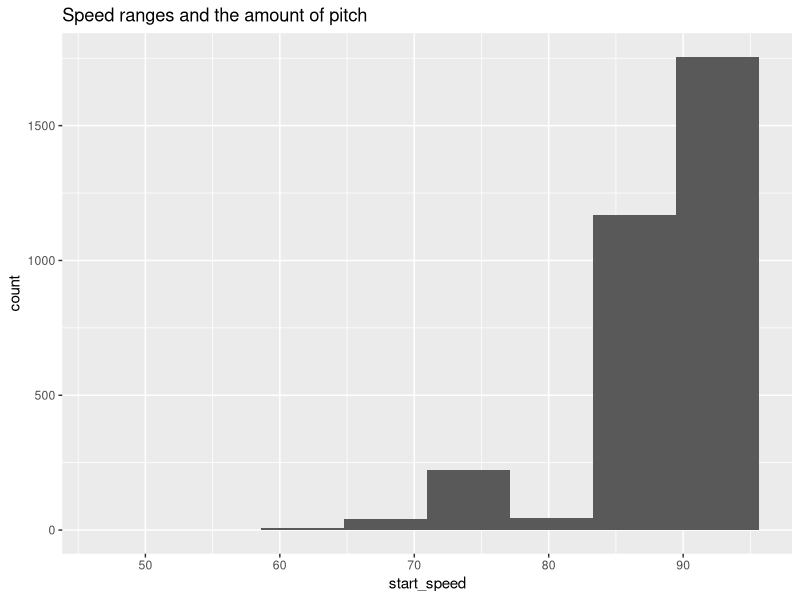
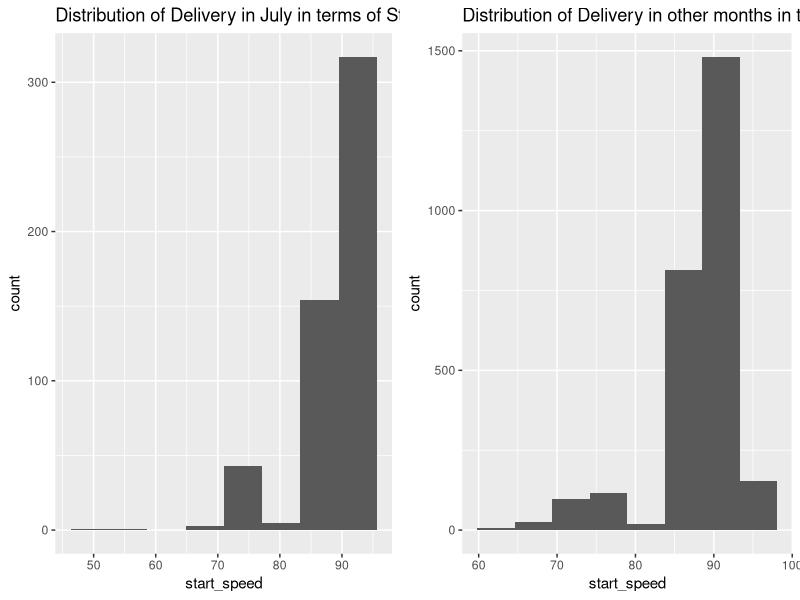
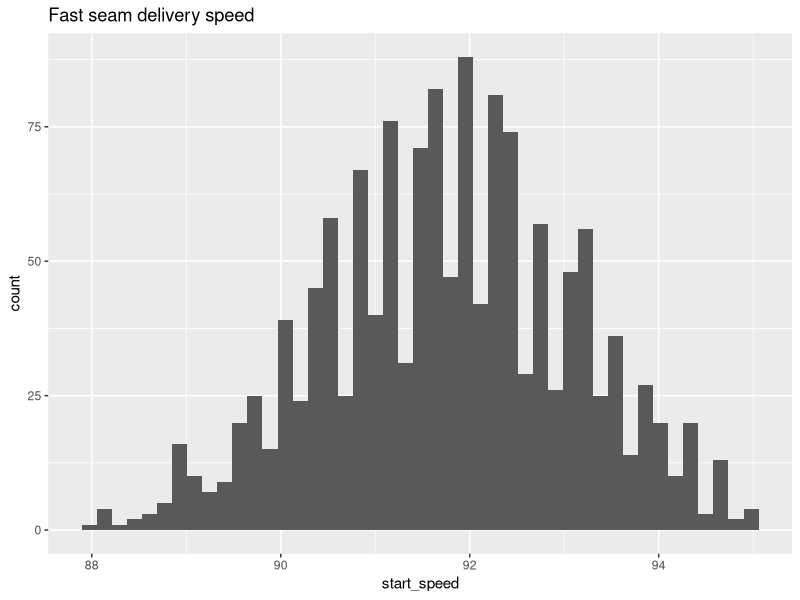
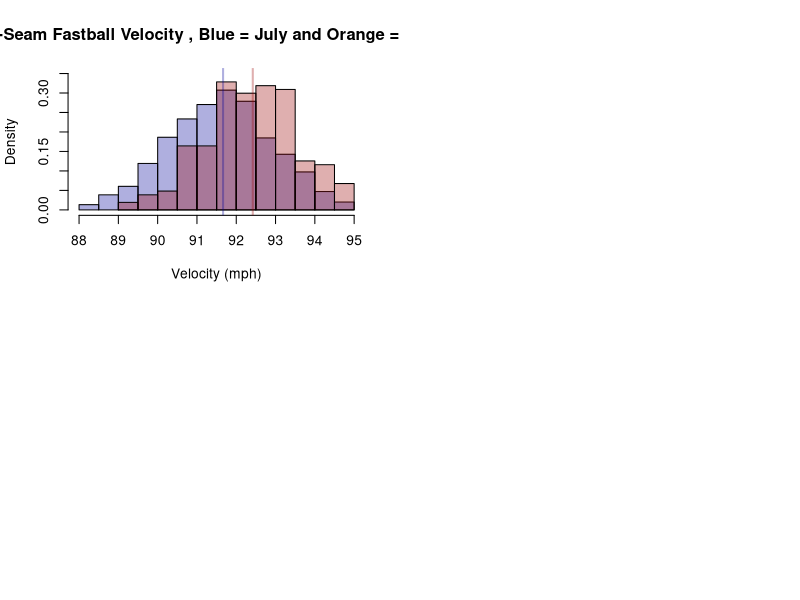
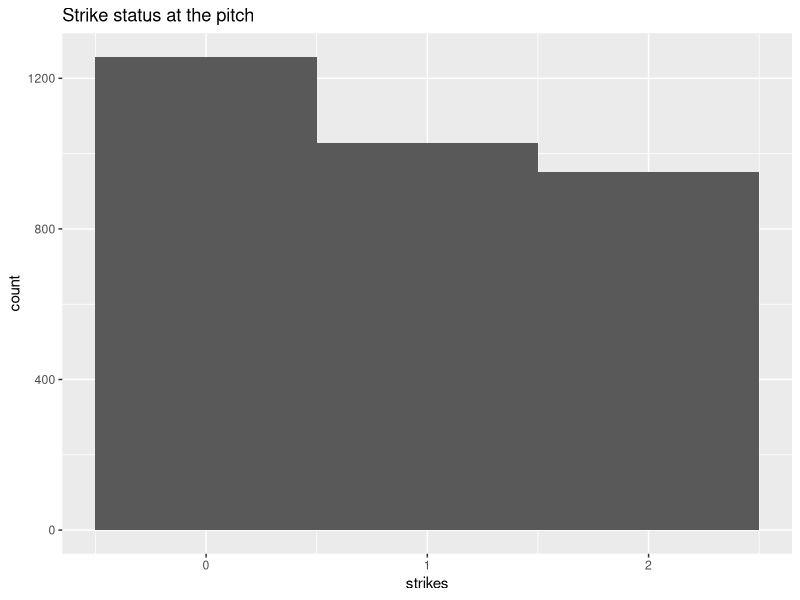
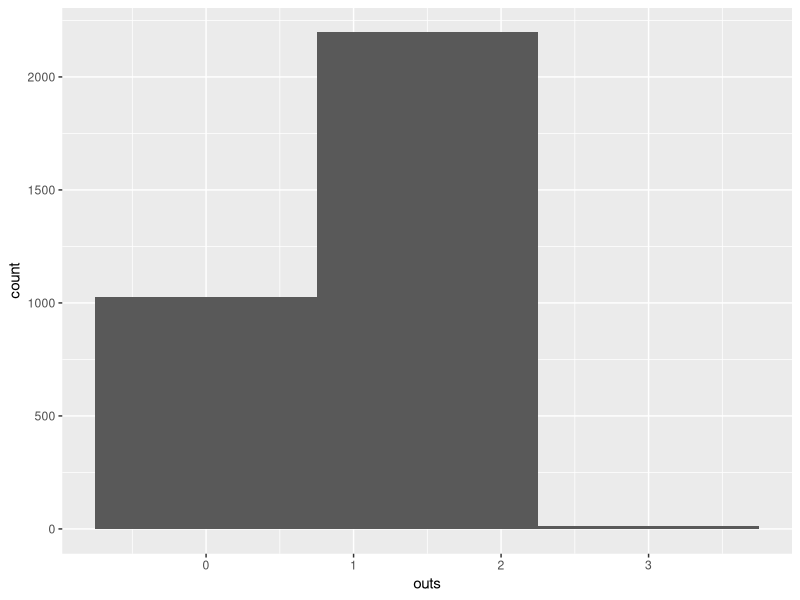
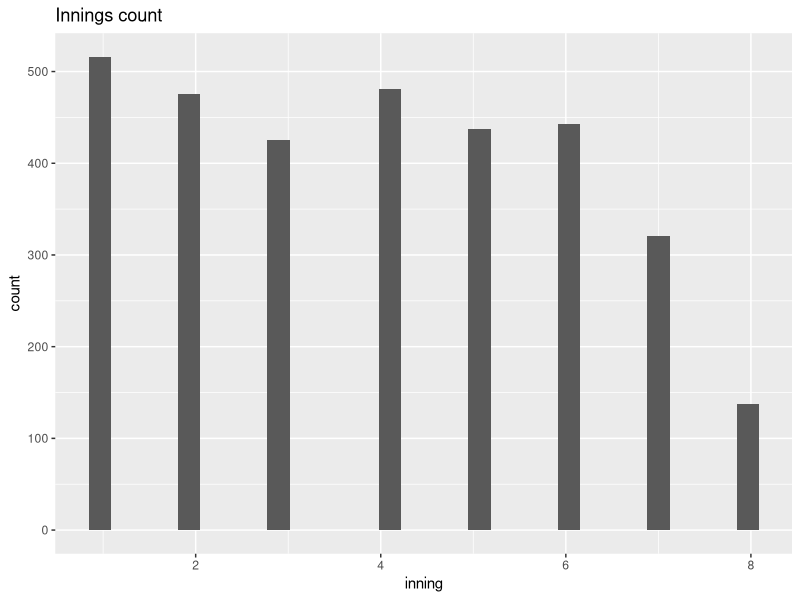
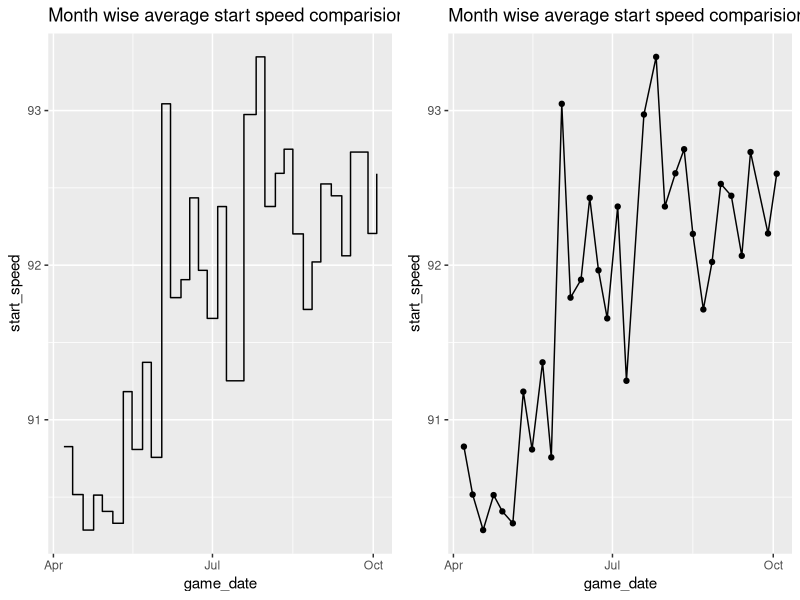

These figures' R source, in order: (Note: this script raises an error after producing the figures.)
## ---- chunk 1
knitr::opts_chunk$set(echo = TRUE)
## ---- chunk 2
library("tidyverse")
library(tidyr)
## ---- chunk 3
data = read.csv("greinke2015.csv")
## ---- chunk 4
colnames(data)
## ---- chunk 5
str(data)
## ---- chunk 6
head(data)
## ---- chunk 7
summary(data$start_speed)
## ---- chunk 8
data = subset(data , !is.na(data$start_speed))
## ---- chunk 9
data$game_date = as.Date(data$game_date , format = "%m/%d/%Y")
data = separate(data, col = game_date,into = c("year", "month", "day"),sep = "-", remove = FALSE )
data$month = as.numeric(data$month)
data$july <- ifelse(data$month == 7, "july", "other")
summary(data$month)
## ---- chunk 10
summary(factor(data$month))
## ---- chunk 11
ggplot(data , aes(start_speed))+geom_histogram(bins = 8)+ggtitle("Speed ranges and the amount of pitch")
                                                                 
## ---- chunk 12
#install.packages("gridExtra")
library(gridExtra)
par(mfrow = c(2,2))
p1 = ggplot(data = (subset(data , july == "july")) , aes(start_speed))+geom_histogram(bins = 8) + ggtitle("Distribution of Delivery in July in terms of Start Speed")
p2 = ggplot(data = (subset(data , july == "other")) , aes(start_speed))+geom_histogram(bins = 8) + ggtitle("Distribution of Delivery in other months in terms of Start Speed")
grid.arrange(p1, p2, ncol=2)
## ---- chunk 13
ggplot(data = subset(data ,pitch_type == "FF"),aes(start_speed))+geom_histogram(bins = 45)+ggtitle("Fast seam delivery speed")
## ---- chunk 14
# Create greinke_july
greinke_july <- subset(data, july =="july")
# Create greinke_other
greinke_other <- subset(data, july == "other")
july_ff <- subset(greinke_july, pitch_type == "FF")
# Create other_ff
other_ff <- subset(greinke_other, pitch_type == "FF")
# Make a fastball speed histogram for other months
hist(other_ff$start_speed,
     col = "#00009950", freq = FALSE,
     ylim = c(0, .35), xlab = "Velocity (mph)",
     main = "Greinke 4-Seam Fastball Velocity , Blue = July and Orange = Other months")

# Add a histogram for July
hist(july_ff$start_speed,
      add = TRUE,
      col = "#99000050", freq = FALSE)

# Draw vertical line at the mean of other_ff
abline(v=mean(other_ff$start_speed), col = "#00009950", lwd = 2)

# Draw vertical line at the mean of july_ff
abline(v=mean(july_ff$start_speed), col = "#99000050", lwd = 2)
## ---- chunk 15
ggplot(data , aes(strikes))+geom_histogram(bins = 3)+ggtitle("Strike status at the pitch")
## ---- chunk 16
ggplot(data,aes(outs))+geom_histogram(bins = 3)
## ---- chunk 17
ggplot(data,aes(inning)) + geom_histogram()+ggtitle("Innings count")
## ---- chunk 18
tapply(data$start_speed, data$july, mean)
## ---- chunk 19
greinke_ff <- subset(data, pitch_type == "FF")
# Calculate mean fastball velocities: ff_velo_month
ff_velo_month <- tapply(greinke_ff$start_speed, greinke_ff$july, mean)

# Print ff_velo_month
ff_velo_month
## ---- chunk 20
ff_dt <- data.frame(tapply(greinke_ff$start_speed, greinke_ff$game_date, mean))
ff_dt$game_date <- as.Date(row.names(ff_dt), "%Y-%m-%d")
# Rename the first column
colnames(ff_dt)[1] <- "start_speed"
# Remove row names
row.names(ff_dt) <- NULL
## ---- chunk 21
p1 = ggplot(ff_dt,aes(game_date,start_speed))+geom_step()+ggtitle("Month wise average start speed comparision (step)")
p2 = ggplot(ff_dt,aes(game_date,start_speed))+geom_line()+ggtitle("Month wise average start speed comparision")+geom_point()
grid.arrange(p1,p2,ncol = 2)

## ---- chunk 22
ff_dt = separate(ff_dt, col = game_date,into = c("year", "month", "day"),sep = "-", remove = FALSE )
ff_dt$month = as.numeric(ff_dt$month)
## ---- chunk 23
ggplot(subset(ff_dt,month == 7),aes(game_date,start_speed))+geom_line()+ggtitle("July average start speed comparision")+geom_point()
## ---- chunk 24
ggplot(data , aes(start_speed,inning))+geom_point(alpha = 0.2)+ggtitle("Innings wise Speed")
## ---- chunk 25
ggplot(greinke_july, aes(start_speed,inning))+geom_point(alpha = 0.2)+ggtitle("Innings wise Speed for the month of July")
## ---- chunk 26
greinke <- subset(data, pitch_type != "IN" & pitch_type != "EP")
# Drop the levels from pitch_type
greinke$pitch_type <- droplevels(greinke$pitch_type)
# Create type_tab
type_tab <- table(greinke$pitch_type, greinke$july)
# Print type_tab
type_prop <- round(prop.table(type_tab, margin = 2), 3)
type_prop <- as.data.frame.matrix(type_prop)
Pitch <- rownames(type_prop)
type_prop <- cbind(Pitch, type_prop)
colnames(type_prop) <- paste(c("Pitch", "July", "Other"))
type_prop$Difference <- (type_prop$July - type_prop$Other)/type_prop$Other
## ---- chunk 27
barplot(type_prop$Difference, names.arg = type_prop$Pitch, 
        main = "Pitch Usage in July vs. Other Months", 
        ylab = "Percentage Change in July", 
        ylim = c(-0.4, 0.4))
## ---- chunk 28
ggplot(data, aes(px,pz))+geom_point(alpha = 0.2)+ggtitle("Overall pitching by Zack")
## ---- chunk 29
p1 = ggplot(greinke_july,aes(px,pz))+geom_point(colour = 'red',alpha = 0.2)+ggtitle("July Pitching")
p2 = ggplot(greinke_other,aes(px,pz))+geom_point(color = 'blue',alpha = 0.2)+ggtitle("The rest of the season pitching")
grid.arrange(p1,p2,ncol = 2)
## ---- chunk 30
ggplot(data , aes(start_speed,spin_rate))+geom_point(alpha = 0.2)+ggtitle("Spin vs Speed comparsion")
## ---- chunk 31
p1 = ggplot(greinke_july , aes(start_speed,spin_rate))+geom_point(alpha = 0.2)+ggtitle("July Spin vs Speed comparsion")
p2 = ggplot(greinke_other , aes(start_speed,spin_rate))+geom_point(alpha = 0.2)+ggtitle("Other months Spin vs Speed comparsion")
grid.arrange(p1,p2,ncol=2)
## ---- chunk 32
mean(greinke_july$spin_rate)
## ---- chunk 33
mean(greinke_other$spin_rate)
## ---- chunk 34
ggplot(data , aes(px,pz,col=factor(pitch_type)))+
  geom_point(alpha=0.1)+
  facet_grid(.~pitch_type)+ggtitle("Where did Zack pitch for individual type of pitch")
## ---- chunk 35
ggplot(greinke_july , aes(px,pz,col=factor(pitch_type)))+
  geom_point(alpha=0.4)+
  facet_grid(.~pitch_type)
## ---- chunk 36
ggplot(data , aes(outs,start_speed,col=factor(month)))+
  geom_point(alpha=0.4)+
  facet_grid(.~month)
## ---- chunk 37
print("July out value counts")
summary(factor(greinke_july$outs))
print("Other out value counts")
summary(factor(greinke_other$outs))
print("Mean of outs in July")
mean(greinke_july$outs)
print("Mean of outs in others")
mean(greinke_other$outs)
## ---- chunk 38
ggplot(data , aes(px,pz,col=factor(outs)))+
  geom_point(alpha=0.4)+
  facet_grid(.~outs)+ggtitle("Outs position entire season")
## ---- chunk 39
ggplot(greinke_july , aes(px,pz,col=factor(outs)))+
  geom_point(alpha=0.4)+
  facet_grid(.~outs)+ggtitle("Outs for July , Pitch Position")
## ---- chunk 40
ggplot(data , aes(spin_rate,start_speed,col=factor(outs)))+
  geom_point(alpha=0.4)+
  facet_grid(.~outs)+ggtitle("Speed , Spin is he out ? ")
## ---- chunk 41
ggplot(greinke_july , aes(spin_rate,start_speed,col=factor(outs)))+
  geom_point(alpha=0.4)+
  facet_grid(.~outs)+ggtitle("Speed , Spin is he out (July) ? ")
## ---- chunk 42
p1 = ggplot(ff_dt,aes(game_date,start_speed))+geom_step()+ggtitle("Month wise average start speed comparision (step)")
p2 = ggplot(ff_dt,aes(game_date,start_speed))+geom_line()+ggtitle("Month wise average start speed comparision")+geom_point()
grid.arrange(p1,p2,ncol = 2)

## ---- chunk 43
ggplot(subset(ff_dt,month == 7),aes(game_date,start_speed))+geom_line()+ggtitle("July average start speed comparision")+geom_point()
## ---- chunk 44
# Print ff_velo_month
ff_velo_month
## ---- chunk 45
p1 = ggplot(greinke_july,aes(px,pz))+geom_point(colour = 'red',alpha = 0.2)+ggtitle("July Pitching")
p2 = ggplot(greinke_other,aes(px,pz))+geom_point(color = 'blue',alpha = 0.2)+ggtitle("The rest of the season pitching")
grid.arrange(p1,p2,ncol = 2)
## ---- chunk 46
barplot(type_prop$Difference, names.arg = type_prop$Pitch, 
        main = "Pitch Usage in July vs. Other Months", 
        ylab = "Percentage Change in July", 
        ylim = c(-0.4, 0.4))
## ---- chunk 47
ggplot(data , aes(px,pz,col=factor(pitch_type)))+
  geom_point(alpha=0.1)+
  facet_grid(.~pitch_type)+ggtitle("Where did Zack pitch for individual type of pitch")
## ---- chunk 48
ggplot(greinke_july , aes(px,pz,col=factor(pitch_type)))+
  geom_point(alpha=0.1)+
  facet_grid(.~pitch_type)+ggtitle("Where did Zack pitch for individual type of pitch")
## ---- chunk 49
ggplot(data , aes(px,pz,col=factor(outs)))+
  geom_point(alpha=0.4)+
  facet_grid(.~outs)+ggtitle("Outs position entire season")
## ---- chunk 50
ggplot(greinke_july , aes(px,pz,col=factor(outs)))+
  geom_point(alpha=0.4)+
  facet_grid(.~outs)+ggtitle("Outs for July , Pitch Position")
